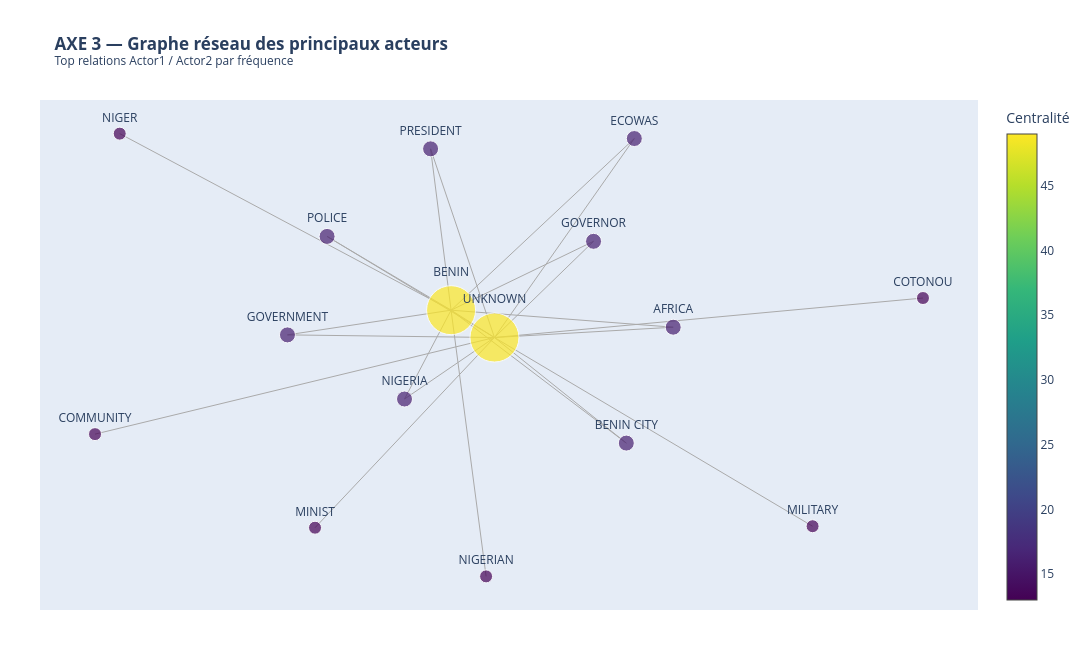

The notebook cell this image was saved under:
### Code cell
# ============================================================
# AXE 3 — Graphe réseau acteurs simplifié avec Plotly
# Alternative notebook-friendly à Pyvis
# ============================================================

import networkx as nx

network_df = df.dropna(subset=["Actor1Name", "Actor2Name"]).copy()

edges = (
    network_df.groupby(["Actor1Name", "Actor2Name"])
    .agg(
        weight=("date", "size"),
        avg_tone=("AvgTone", "mean")
    )
    .reset_index()
    .sort_values("weight", ascending=False)
    .head(30)
)

G = nx.Graph()

for _, row in edges.iterrows():
    G.add_edge(
        row["Actor1Name"],
        row["Actor2Name"],
        weight=row["weight"],
        avg_tone=row["avg_tone"]
    )

pos = nx.spring_layout(G, seed=42, k=0.8)

edge_x = []
edge_y = []

for edge in G.edges():
    x0, y0 = pos[edge[0]]
    x1, y1 = pos[edge[1]]
    edge_x += [x0, x1, None]
    edge_y += [y0, y1, None]

edge_trace = go.Scatter(
    x=edge_x,
    y=edge_y,
    line=dict(width=1, color="#AAAAAA"),
    hoverinfo="none",
    mode="lines",
    name="Relations"
)

node_x = []
node_y = []
node_text = []
node_size = []

degree_dict = dict(G.degree())

for node in G.nodes():
    x, y = pos[node]
    node_x.append(x)
    node_y.append(y)
    node_text.append(node)
    node_size.append(10 + degree_dict[node] * 3)

node_trace = go.Scatter(
    x=node_x,
    y=node_y,
    mode="markers+text",
    text=node_text,
    textposition="top center",
    marker=dict(
        size=node_size,
        color=node_size,
        colorscale="Viridis",
        showscale=True,
        colorbar=dict(title="Centralité")
    ),
    hoverinfo="text",
    name="Acteurs"
)

fig = go.Figure(data=[edge_trace, node_trace])

fig.update_layout(
    title="<b>AXE 3 — Graphe réseau des principaux acteurs</b><br><sup>Top relations Actor1 / Actor2 par fréquence</sup>",
    showlegend=False,
    width=1100,
    height=650,
    margin=dict(l=40, r=40, t=100, b=40),
    xaxis=dict(showgrid=False, zeroline=False, showticklabels=False),
    yaxis=dict(showgrid=False, zeroline=False, showticklabels=False)
)

fig.show()

### Figure 1 — Plotly figure (JSON) as saved in the notebook; plotly's stock layout.template omitted (floating-point values rounded to 4 significant figures)
{"data": [{"hoverinfo": "none", "line": {"color": "#AAAAAA", "width": 1}, "mode": "lines", "name": "Relations", "type": "scatter", "x": [-0.06438, 0.03346, null, -0.06438, -0.1694, null, -0.06438, -0.06438, null, -0.06438, -0.4334, null, -0.06438, 0.4366, null, -0.06438, 0.2569, null, -0.06438, -0.344, null, -0.06438, -0.1106, null, -0.06438, 0.3309, null, -0.06438, 0.01461, null, -0.06438, -0.8118, null, -0.06438, 0.3489, null, 0.03346, -0.4334, null, 0.03346, -0.1694, null, 0.03346, 0.2569, null, 0.03346, -0.344, null, 0.03346, 0.4366, null, 0.03346, -0.3713, null, 0.03346, -0.1106, null, 0.03346, 0.3309, null, 0.03346, -0.8675, null, 0.03346, 0.3489, null, 0.03346, 0.751, null, 0.03346, 1, null], "y": [0.09713, 0.002739, null, 0.09713, -0.2095, null, 0.09713, 0.09713, null, 0.09713, 0.01185, null, 0.09713, 0.03834, null, 0.09713, 0.3349, null, 0.09713, 0.3518, null, 0.09713, 0.6541, null, 0.09713, -0.3617, null, 0.09713, -0.8218, null, 0.09713, 0.7067, null, 0.09713, 0.6897, null, 0.002739, 0.01185, null, 0.002739, -0.2095, null, 0.002739, 0.3349, null, 0.002739, 0.3518, null, 0.002739, 0.03834, null, 0.002739, -0.6538, null, 0.002739, 0.6541, null, 0.002739, -0.3617, null, 0.002739, -0.3307, null, 0.002739, 0.6897, null, 0.002739, -0.6487, null, 0.002739, 0.1391, null]}, {"hoverinfo": "text", "marker": {"color": [49, 49, 16, 16, 16, 16, 16, 13, 16, 16, 13, 13, 16, 13, 13, 13], "colorbar": {"title": {"text": "Centralité"}}, "colorscale": [[0, "#440154"], [0.1111, "#482878"], [0.2222, "#3e4989"], [0.3333, "#31688e"], [0.4444, "#26828e"], [0.5556, "#1f9e89"], [0.6667, "#35b779"], [0.7778, "#6ece58"], [0.8889, "#b5de2b"], [1, "#fde725"]], "showscale": true, "size": [49, 49, 16, 16, 16, 16, 16, 13, 16, 16, 13, 13, 16, 13, 13, 13]}, "mode": "markers+text", "name": "Acteurs", "text": ["BENIN", "UNKNOWN", "NIGERIA", "GOVERNMENT", "GOVERNOR", "POLICE", "AFRICA", "MINIST", "PRESIDENT", "BENIN CITY", "NIGERIAN", "COMMUNITY", "ECOWAS", "NIGER", "MILITARY", "COTONOU"], "textposition": "top center", "type": "scatter", "x": [-0.06438, 0.03346, -0.1694, -0.4334, 0.2569, -0.344, 0.4366, -0.3713, -0.1106, 0.3309, 0.01461, -0.8675, 0.3489, -0.8118, 0.751, 1], "y": [0.09713, 0.002739, -0.2095, 0.01185, 0.3349, 0.3518, 0.03834, -0.6538, 0.6541, -0.3617, -0.8218, -0.3307, 0.6897, 0.7067, -0.6487, 0.1391]}], "layout": {"height": 650, "margin": {"b": 40, "l": 40, "r": 40, "t": 100}, "showlegend": false, "title": {"text": "<b>AXE 3 — Graphe réseau des principaux acteurs</b><br><sup>Top relations Actor1 / Actor2 par fréquence</sup>"}, "width": 1100, "xaxis": {"autorange": true, "range": [-0.9915, 1.124], "showgrid": false, "showticklabels": false, "type": "linear", "zeroline": false}, "yaxis": {"autorange": true, "range": [-0.9379, 0.8227], "showgrid": false, "showticklabels": false, "type": "linear", "zeroline": false}}}
